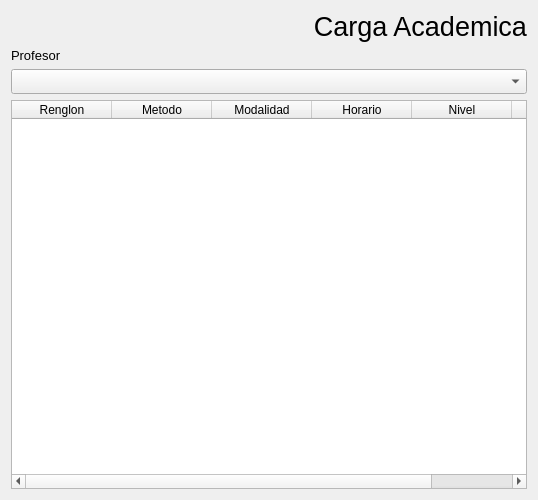
<?xml version="1.0" encoding="UTF-8"?>
<ui version="4.0">
 <class>ca</class>
 <widget class="QWidget" name="ca">
  <property name="geometry">
   <rect>
    <x>0</x>
    <y>0</y>
    <width>538</width>
    <height>500</height>
   </rect>
  </property>
  <property name="windowTitle">
   <string>Form</string>
  </property>
  <layout class="QVBoxLayout" name="verticalLayout">
   <item>
    <widget class="QLabel" name="label_2">
     <property name="font">
      <font>
       <family>Segoe UI</family>
       <pointsize>20</pointsize>
      </font>
     </property>
     <property name="text">
      <string>Carga Academica</string>
     </property>
     <property name="alignment">
      <set>Qt::AlignRight|Qt::AlignTrailing|Qt::AlignVCenter</set>
     </property>
    </widget>
   </item>
   <item>
    <widget class="QLabel" name="label">
     <property name="font">
      <font>
       <family>Segoe UI</family>
       <pointsize>10</pointsize>
       <weight>50</weight>
       <bold>false</bold>
      </font>
     </property>
     <property name="text">
      <string>Profesor</string>
     </property>
    </widget>
   </item>
   <item>
    <widget class="QComboBox" name="profesor">
     <property name="minimumSize">
      <size>
       <width>0</width>
       <height>25</height>
      </size>
     </property>
     <property name="font">
      <font>
       <family>Segoe UI</family>
       <pointsize>9</pointsize>
      </font>
     </property>
    </widget>
   </item>
   <item>
    <widget class="QTableWidget" name="tabla">
     <property name="font">
      <font>
       <family>Segoe UI</family>
       <pointsize>9</pointsize>
      </font>
     </property>
     <column>
      <property name="text">
       <string>Renglon</string>
      </property>
     </column>
     <column>
      <property name="text">
       <string>Metodo</string>
      </property>
     </column>
     <column>
      <property name="text">
       <string>Modalidad</string>
      </property>
     </column>
     <column>
      <property name="text">
       <string>Horario</string>
      </property>
     </column>
     <column>
      <property name="text">
       <string>Nivel</string>
      </property>
     </column>
     <column>
      <property name="text">
       <string>Periodo</string>
      </property>
     </column>
    </widget>
   </item>
  </layout>
 </widget>
 <resources/>
 <connections/>
</ui>
